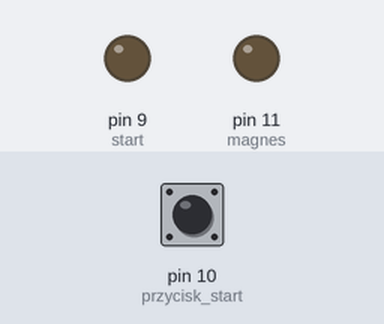
Recording of a sketch running on a simulated Arduino Uno, built with avr-gcc and run on an emulated ATmega328P. Shown: output pins drawn as LEDs (lit = HIGH). The test bench sets the inputs (shaded band); at power-on: pin 10 (przycisk_start) LOW.

Above: at 1.2 s.
1.3 s: pin 10 (przycisk_start) pulled HIGH for 1 s
At 2.3 s:
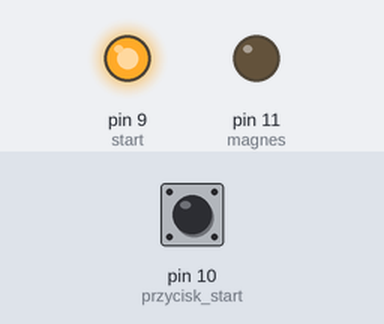
At 4.1 s:
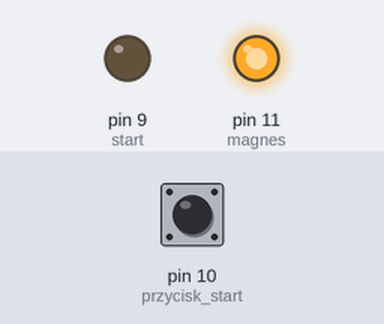
Timing chart, 0 to 45.2 s (numbered marks = the images above; inputs shaded):
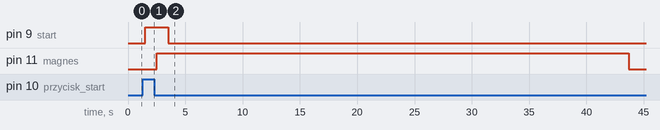

Measured:
- after the input at 1.3 s, pin 9 (start): LOW → HIGH after 0.20 s, → LOW 2.0 s later; pin 11 (magnes): LOW → HIGH after 1.2 s, → LOW 41.2 s later

The sketch:

palec_RFID.ino
```cpp
char readString;
int lock=1;
char c;
String msg;
#define start 9
#define przycisk_start 10
#define magnes 11
boolean wykonywanie=false;
void setup() {
  Serial.begin(9600);
 pinMode(start,OUTPUT);
  pinMode(przycisk_start,INPUT);
  pinMode(magnes,OUTPUT);
  digitalWrite(magnes,LOW);
 //digitalWrite(przycisk_start,LOW);
 digitalWrite(start,LOW);

}

void loop() {
  while(Serial.available()>0){
    c=Serial.read();
    msg += c;
  }

  if (msg.length() > 10) {
    msg = msg.substring(1,13);

    if  (msg == "87000520B012")
    {
     digitalWrite(start,HIGH);
      delay(1000);
      digitalWrite(magnes,HIGH);
      delay(1000);
       digitalWrite(magnes,HIGH);
    digitalWrite(start,LOW);
     digitalWrite(magnes,HIGH);
     delay(100);
      digitalWrite(magnes,HIGH);
       delay(100);
      digitalWrite(magnes,HIGH);
    delay(40000);
    digitalWrite(magnes,LOW);
    }
   // if  (msg == "020030BF931E")
   // {
  //   digitalWrite(przycisk_start,HIGH);
  //   delay(2000);
  //  digitalWrite(przycisk_start,LOW);
 //   }


    msg = "";
  }

     if    ((digitalRead(przycisk_start)==HIGH) && (wykonywanie==false))
    {
      wykonywanie=true;
      if (wykonywanie==true){
     digitalWrite(start,HIGH);
      delay(1000);
      digitalWrite(magnes,HIGH);
      delay(1000);
    digitalWrite(start,LOW);
     delay(100);
      digitalWrite(magnes,HIGH);
       delay(100);
      digitalWrite(magnes,HIGH);
    delay(40000);
    digitalWrite(magnes,LOW);
      }
    }
    if (digitalRead(przycisk_start)==LOW)
    {
       wykonywanie=false;
    }

    delay(300);
}
```
